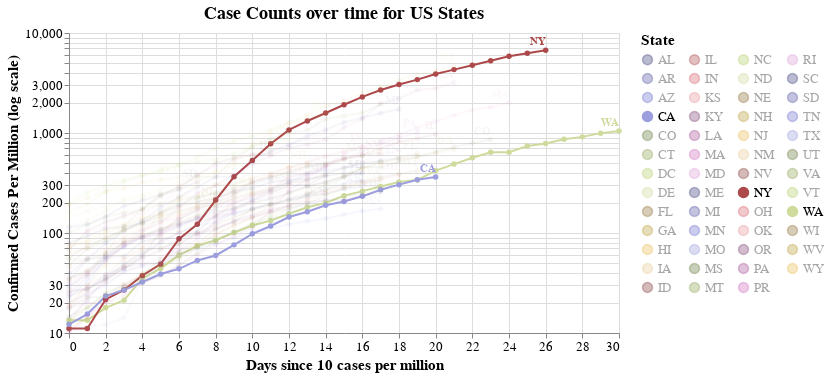

Notebook cell for this chart:
### Markdown cell above
> Warning: The number of cases per capita can be heavily biased depending on a state's testing procedures and how widely the population is tested.  Read with caution.

### Code cell
#hide_input
make_since_chart_percapita(['US'])

### Figure 1 — Vega-Lite specification as saved in the notebook (floating-point values rounded to 4 significant figures; data arrays with more than 128 entries replaced by an {"elided": "..."} marker saying what was removed)
{"config": {"view": {"continuousWidth": 400, "continuousHeight": 300}, "axis": {"labelFontSize": 13, "titleFontSize": 15}, "legend": {"labelFontSize": 13, "titleFontSize": 15}, "title": {"fontSize": 18}}, "layer": [{"mark": {"type": "line", "point": true}, "encoding": {"color": {"type": "nominal", "field": "State", "legend": {"columns": 4, "symbolLimit": 57}, "scale": {"scheme": "category20b"}}, "opacity": {"condition": {"value": 1, "selection": "selector002"}, "value": 0.05}, "tooltip": [{"type": "temporal", "field": "date"}, {"type": "nominal", "field": "State"}, {"type": "quantitative", "field": "Confirmed Cases"}, {"type": "quantitative", "field": "Confirmed Deaths"}, {"type": "quantitative", "field": "population"}, {"type": "quantitative", "field": "deaths_per_m"}, {"type": "quantitative", "field": "cases_per_m"}, {"type": "quantitative", "field": "Days since 100 cases"}, {"type": "quantitative", "field": "Days since first death"}, {"type": "temporal", "field": "date_y"}, {"type": "quantitative", "field": "Days since 10 cases per million"}], "x": {"type": "quantitative", "field": "Days since 10 cases per million"}, "y": {"type": "quantitative", "field": "cases_per_m", "scale": {"type": "log"}, "title": "Confirmed Cases Per Million (log scale)"}}, "selection": {"selector002": {"type": "multi", "fields": ["State"], "bind": "legend", "init": [{"State": "US"}, {"State": "CA"}, {"State": "WA"}, {"State": "NY"}]}}, "width": 550}, {"mark": {"type": "text", "align": "right", "dy": -8, "fontWeight": "bold"}, "encoding": {"color": {"type": "nominal", "field": "State", "legend": {"columns": 4, "symbolLimit": 57}, "scale": {"scheme": "category20b"}}, "opacity": {"condition": {"value": 1, "selection": "selector002"}, "value": 0.05}, "text": {"type": "nominal", "field": "State"}, "tooltip": [{"type": "temporal", "field": "date"}, {"type": "nominal", "field": "State"}, {"type": "quantitative", "field": "Confirmed Cases"}, {"type": "quantitative", "field": "Confirmed Deaths"}, {"type": "quantitative", "field": "population"}, {"type": "quantitative", "field": "deaths_per_m"}, {"type": "quantitative", "field": "cases_per_m"}, {"type": "quantitative", "field": "Days since 100 cases"}, {"type": "quantitative", "field": "Days since first death"}, {"type": "temporal", "field": "date_y"}, {"type": "quantitative", "field": "Days since 10 cases per million"}], "x": {"type": "quantitative", "field": "Days since 10 cases per million"}, "y": {"type": "quantitative", "field": "cases_per_m", "scale": {"type": "log"}, "title": "Confirmed Cases Per Million (log scale)"}}, "transform": [{"filter": "(datum['date'] >= 1586131200000)"}], "width": 550}], "data": {"name": "data-f83d39dbb1d1c0b08fb9bd5724da9c33"}, "title": "Case Counts over time for US States", "$schema": "https://vega.github.io/schema/vega-lite/v4.8.1.json", "datasets": {"data-f83d39dbb1d1c0b08fb9bd5724da9c33": {"elided": "851 records"}}}
